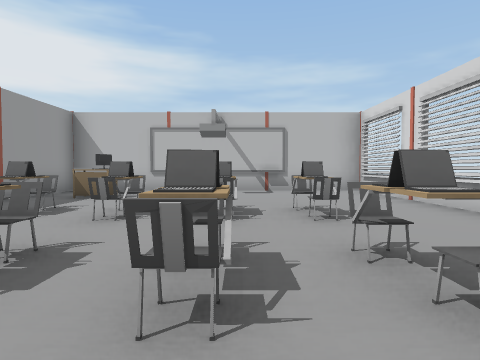
[1] (above)

23 first-person views from a walk through a 3-D level made in the Unity game engine. The camera is 1.2 m above the floor, tilts 2° down and sees 75° across. The floor is counted in squares, 2 m on a side. Each view is taken from the middle of a square. On the plan, view 1 faces up. The plan holds only what a view shows up to about 9 squares ahead; the rest is blank. Door leaves are left out, so doorways stand open.

[2]
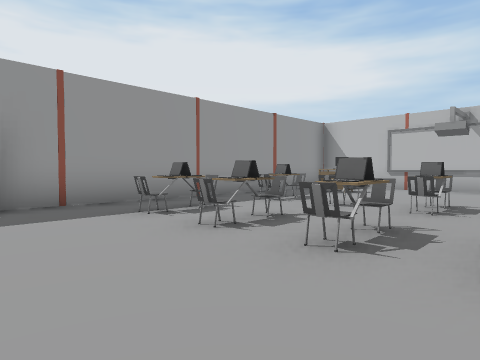

[3]
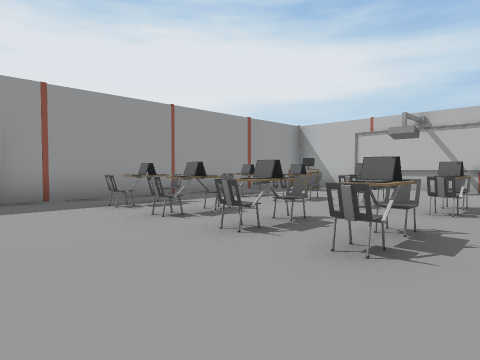

[4]
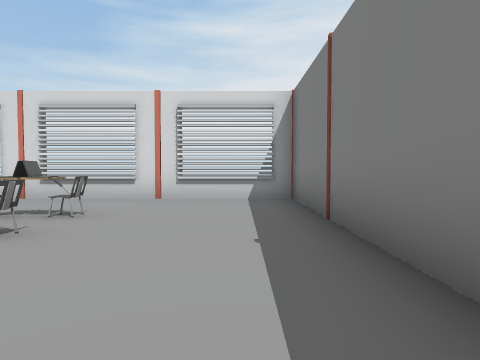

[5]
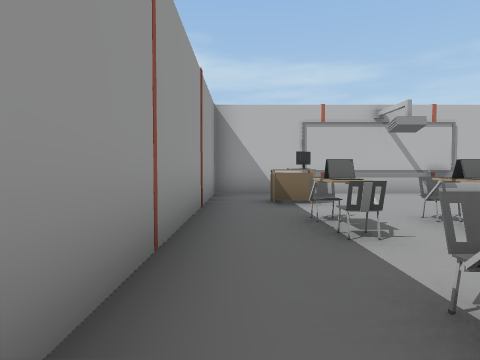

[6]
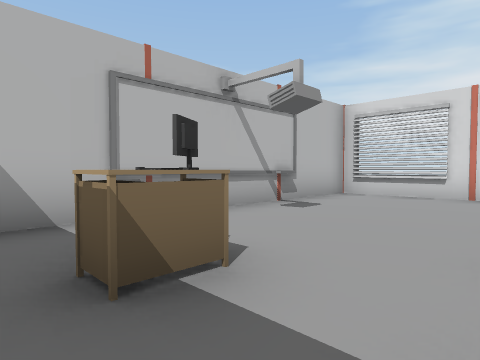

[7]
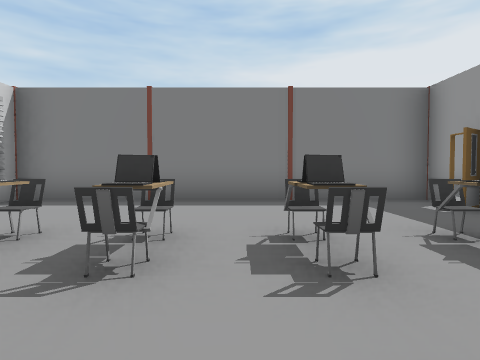

[8]
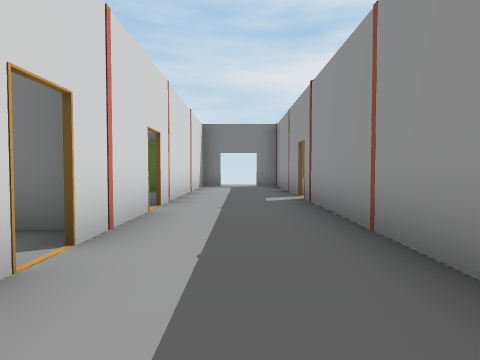

[9]
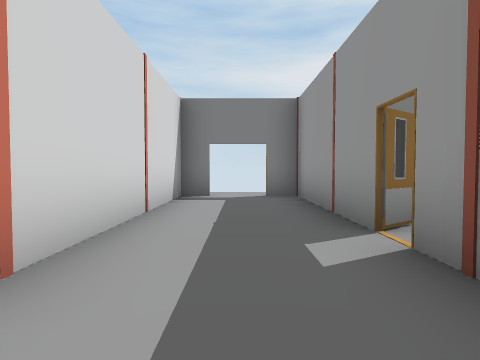

[10]
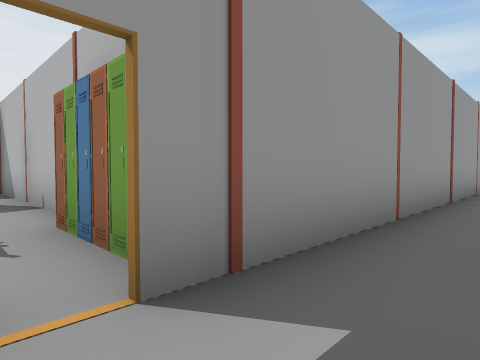

[11]
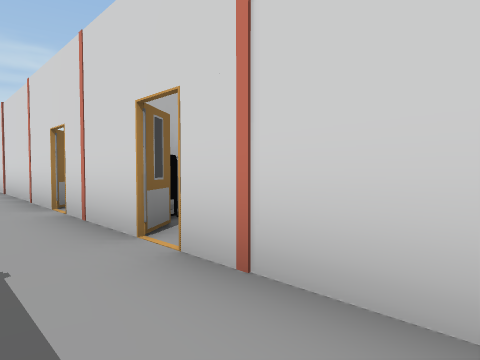

[12]
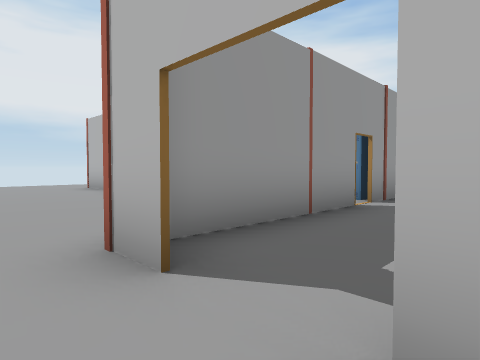

[13]
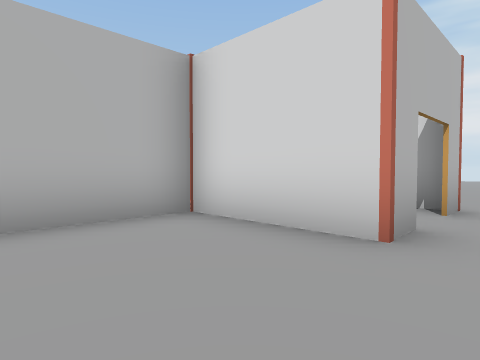

[14]
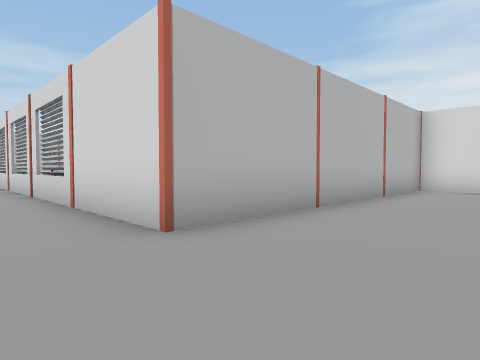

[15]
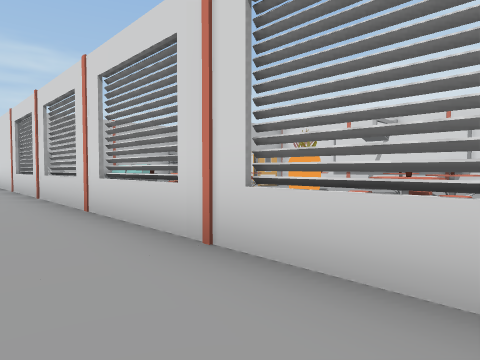

[16]
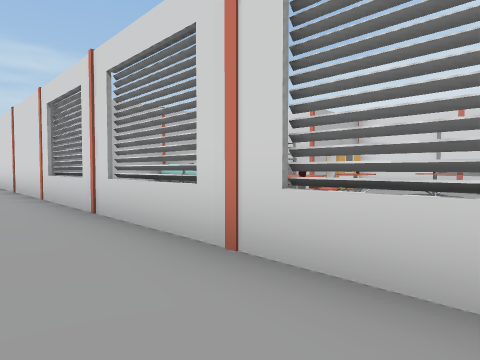

[17]
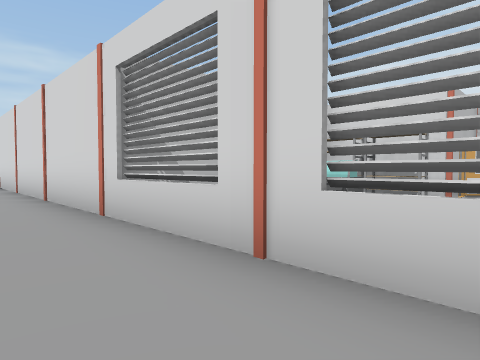

[18]
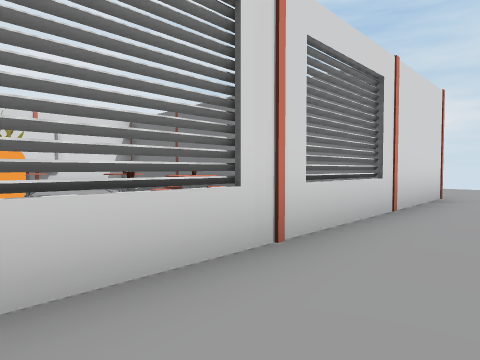

[19]
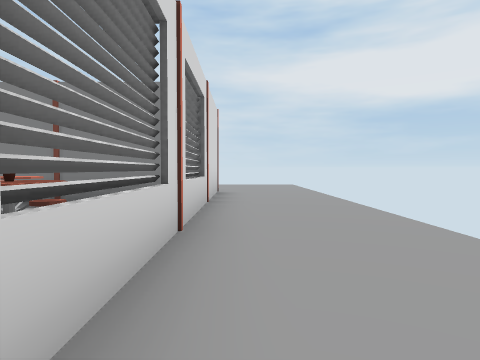

[20]
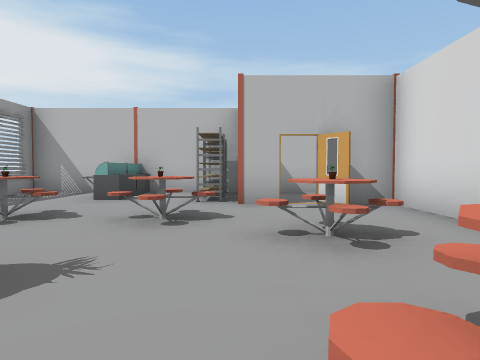

[21]
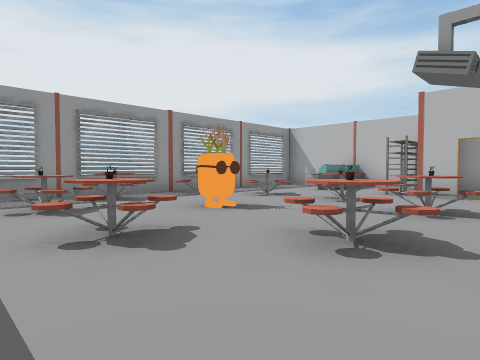

[22]
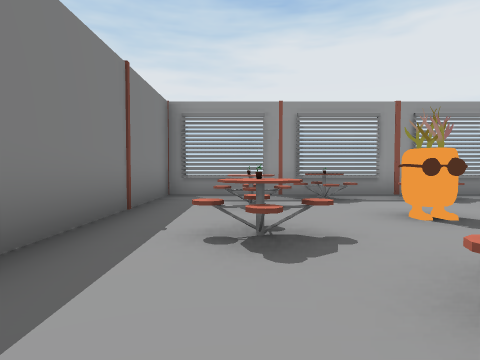

[23]
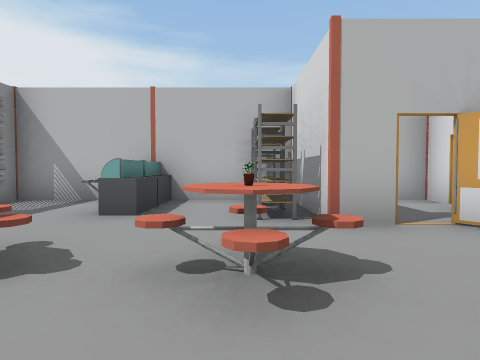

### Floor plan
Points are (right, up) in squares from view 1. A wall is a line through its corners. A room is listed if a view was taken in it or the views show most of it. See-through windows are left out.
Room 1 (views 1, 2, 3, 4, 5, 6, 7, 9)
walls: (-2.5, -2.1) (3.3, -2.1) (3.3, 8.7) (-4.6, 8.7) (-4.6, 0.5); (-7.3, 0.4) (-7.3, -4.6)
ways out: opening at (-6, -4) to room 2; opening at (-6, 0) to room 2
objects: other object (-5, -4) to (-5, -3); other object (-5, 0); other object (-4, -3) to (-4, -2); other object (-3, 1) to (-3, 2); other object (-3, 4) to (-3, 5); other object (-3, 7); other object (-2, 1) to (-2, 2); other object (-2, 4) to (-2, 5); other object (0, 1) to (0, 2); other object (0, 4) to (0, 5); other object (1, 2); other object (1, 4) to (1, 5)
Room 2 (views 8, 10, 11, 15, 16, 17, 18, 19, 20, 21, 22, 23)
walls: (-15.3, 0.5) (-15.3, -4.7) (-9.6, -4.7); (-10, 3.2) (-10, 6); (-7.4, -3.1) (-7.4, 3.4); (-7.3, 3.4) (-7.3, 0.4); (-13.6, 6.1) (-15.3, 6.1) (-15.3, 5.1); (-4.7, 0.5) (-4.7, 4.1); (-7.5, 6.1) (-12.6, 6.1); (-15.4, -7.4) (-15.4, 9.4); (-7.3, -7.4) (-7.3, -10); (-4.7, -10) (-4.7, -4.6)
low walls: (-15.3, 2.8) (-15.3, 2.1)
ways out: opening at (-6, -4) to room 1; opening at (-6, 0) to room 1; opening at (-16.5, 10.5) to room 3; open door at (-6, -10) to room 3; opening at (-16.5, -7) to room 4
objects: other object (-15, -2) to (-14, -1); other object (-15, 1) to (-14, 1); other object (-13, -3); other object (-13, 2); other object (-13, 4) to (-13, 5); other object (-12, -1); other object (-11, -3); other object (-11, 2); other object (-11, 4); other object (-11, 5); other object (-9, -5); other object (-9, -2) to (-9, -1); other object (-9, 1); other object (-8, -7) to (-7, -5); other object (-8, -5); other object (-8, 3); other object (-7, 4)
Room 3 (view 12)
walls: (-15.4, 9.4) (-15.4, 11.4); (-4.5, -10.1) (-5.4, -10.1); (-6.5, -10.1) (-7.4, -10.1)
ways out: opening at (-16.5, 10.5) to room 2; open door at (-6, -10) to room 2; opening at (-7, -11) to room 4
Room 4 (views 13, 14)
walls: (-14.5, -7.4) (-15.4, -7.4); (-10.9, -4.7) (-15.5, -4.7); (-7.4, -10.1) (-7.4, -7.4) (-9.6, -7.4)
ways out: opening at (-16.5, -7) to room 2; opening at (-7, -11) to room 3

Where each view was taken, in squares from view 1:
view 1: 0 up, 0 right, facing up
view 2: 1 down, 1 right, facing up-left
view 3: 1 down, 2 right, facing up-left
view 4: 1 down, 3 left, facing right
view 5: 1 up, 4 left, facing up
view 6: 5 up, 4 left, facing up-right
view 7: 4 up, 1 left, facing down
view 8: 1 up, 6 left, facing down
view 9: 3 down, 6 left, facing down
view 10: 6 down, 6 left, facing up-left
view 11: 6 down, 6 left, facing up-right
view 12: 11 down, 5 left, facing up-left
view 13: 11 down, 10 left, facing up-right
view 14: 10 down, 17 left, facing up-right
view 15: 4 down, 17 left, facing up-right
view 16: 1 down, 17 left, facing up-right
view 17: 2 up, 17 left, facing up-right
view 18: 0 up, 17 left, facing down-right
view 19: 1 up, 16 left, facing down
view 20: 2 down, 10 left, facing up
view 21: 4 down, 8 left, facing up-left
view 22: 3 down, 8 left, facing left
view 23: 0 up, 11 left, facing up
